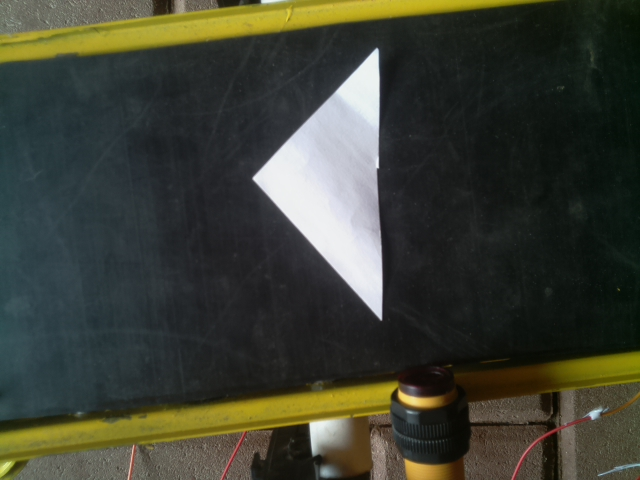
#> input picture image.jpg, 640 x 480 px
$ python canny.py --image ../image.jpg
#> lines starting #> are read from the running program, lines starting #| are printed output that depends on the picture; after the words box and inside, x2 and y2 are one past the last pixel; in counts of white or black regions, pixels touching at a corner belong together
#> further down, image is the input picture: shape (480, 640, 3); mean B, G, R 51.7, 63.3, 60.8
### Canny_Edge_Detection/gaussian_smoothing.py
import numpy as np
import matplotlib.pyplot as plt
import math
from convolution import convolution


def dnorm(x, mu, sd):
    return 1 / (np.sqrt(2 * np.pi) * sd) * np.e ** (-np.power((x - mu) / sd, 2) / 2)


def gaussian_kernel(size, sigma=1, verbose=False):
#> called with size = 9, sigma = 3, verbose = False
    kernel_1D = np.linspace(-(size // 2), size // 2, size)
    for i in range(size):
        kernel_1D[i] = dnorm(kernel_1D[i], 0, sigma)
    kernel_2D = np.outer(kernel_1D.T, kernel_1D.T)

    kernel_2D *= 1.0 / kernel_2D.max()

    if verbose:
        plt.imshow(kernel_2D, interpolation='none', cmap='gray')
        plt.title("Nucleul de convolutie Gaussian ( {}X{} )".format(size, size))
        plt.show()

    return kernel_2D


def gaussian_blur(image, kernel_size, verbose=False):
    kernel = gaussian_kernel(kernel_size, sigma=math.sqrt(kernel_size), verbose=verbose)
    return convolution(image, kernel, average=True, verbose=verbose)

### Canny_Edge_Detection/convolution.py
import numpy as np
import cv2
import matplotlib.pyplot as plt


def convolution(image, kernel, average=False, verbose=False):
#> called with kernel = array of shape (9, 9), average = True, verbose = False
    if len(image.shape) == 3:
        print("Found 3 Channels : {}".format(image.shape))
#| Found 3 Channels : (480, 640, 3)
        image = cv2.cvtColor(image, cv2.COLOR_BGR2GRAY)
#> image: shape (480, 640)
        print("Converted to Gray Channel. Size : {}".format(image.shape))
#| Converted to Gray Channel. Size : (480, 640)
    else:
        print("Image Shape : {}".format(image.shape))

    print("Kernel Shape : {}".format(kernel.shape))

    if verbose:
        plt.imshow(image, cmap='gray')
        plt.title("Imaginea alb-negru")
        plt.show()

    image_row, image_col = image.shape
#> image_row = 480; image_col = 640
    kernel_row, kernel_col = kernel.shape

    output = np.zeros(image.shape)

    pad_height = int((kernel_row - 1) / 2)
    pad_width = int((kernel_col - 1) / 2)

    padded_image = np.zeros((image_row + (2 * pad_height), image_col + (2 * pad_width)))

    padded_image[pad_height:padded_image.shape[0] - pad_height, pad_width:padded_image.shape[1] - pad_width] = image

    if verbose:
        plt.imshow(padded_image, cmap='gray')
        plt.title("Imaginea cu padding")
        plt.show()

    for row in range(image_row):
        for col in range(image_col):
            output[row, col] = np.sum(kernel * padded_image[row:row + kernel_row, col:col + kernel_col])
            if average:
                output[row, col] /= kernel.shape[0] * kernel.shape[1]

    print("Output Image size : {}".format(output.shape))
#| Output Image size : (480, 640)

    if verbose:
        plt.imshow(output, cmap='gray')
        plt.title("Output Image using {}X{} Kernel".format(kernel_row, kernel_col))
        plt.show()

    return output

### Canny_Edge_Detection/sobel.py
import numpy as np
import matplotlib.pyplot as plt
from convolution import convolution


def sobel_edge_detection(image, filter, convert_to_degree=False, verbose=False):
    new_image_x = convolution(image, filter, verbose)
#| Image Shape : (480, 640)
#| Output Image size : (480, 640)

    if verbose:
        plt.imshow(new_image_x, cmap='gray')
        plt.title("Horizontal Edge")
        plt.show()

    new_image_y = convolution(image, np.flip(filter.T, axis=0), verbose)
#> call 3 of convolution, with kernel = array of shape (3, 3), average = False, verbose = False
#| Image Shape : (480, 640)
#| Kernel Shape : (3, 3)
#> after the loop in convolution (call 3), `for row in range(image_row):`:
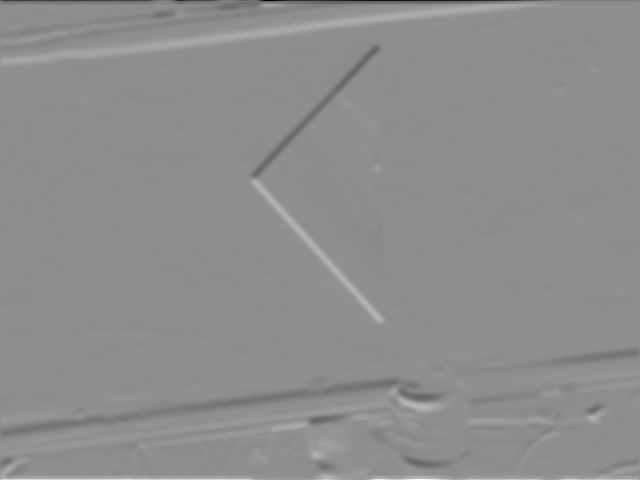
#> output: shape (480, 640) float64; min -302.1, max 239.7, mean 0.1; drawn with min black and max white
#| Output Image size : (480, 640)

    if verbose:
        plt.imshow(new_image_y, cmap='gray')
        plt.title("Vertical Edge")
        plt.show()

    gradient_magnitude = np.sqrt(np.square(new_image_x) + np.square(new_image_y))

    gradient_magnitude *= 255.0 / gradient_magnitude.max()

    if verbose:
        plt.imshow(gradient_magnitude, cmap='gray')
        plt.title("Gradient Magnitude")
        plt.show()

    gradient_direction = np.arctan2(new_image_y, new_image_x)

    if convert_to_degree:
        gradient_direction = np.rad2deg(gradient_direction)
        gradient_direction += 180

    return gradient_magnitude, gradient_direction

### Canny_Edge_Detection/get_contours.py
import cv2
import numpy
from form import Form
import matplotlib.pyplot as plt

def getContours(img, imgContour, ogImage):
    contours, image = cv2.findContours(
        img, cv2.RETR_EXTERNAL, cv2.CHAIN_APPROX_NONE)
    form = None
    for cnt in contours:
        area = cv2.contourArea(cnt)
        print(area)
        areaMin = 5000
        if area > areaMin:
            cv2.drawContours(imgContour, cnt, -1, (255, 0, 255), 7)
            peri = cv2.arcLength(cnt, True)
            approx = cv2.approxPolyDP(cnt, 0.02 * peri, True)
            corners = len(approx)
            area = int(area)

            M = cv2.moments(cnt)
            cX = int(M["m10"] / M["m00"])
            cY = int(M["m01"] / M["m00"])
            hsv = cv2.cvtColor(imgContour, cv2.COLOR_BGR2HSV)
            color = hsv[cY][cX] * [2, 1/2.55, 1/2.55]

            form = Form(corners, area, color)

            # Draw result on image
            x, y, w, h = cv2.boundingRect(approx)
            cv2.rectangle(imgContour, (x, y), (x + w, y + h), (0, 255, 0), 5)
            cv2.putText(imgContour, "Points: " + str(len(approx)), (x - 20, y - 20), cv2.FONT_HERSHEY_COMPLEX, .7,
                        (0, 255, 0), 2)
            cv2.putText(imgContour, "Area: " + str(int(area)), (x - 20, y - 45), cv2.FONT_HERSHEY_COMPLEX, 0.7,
                        (0, 255, 0), 2)

            plt.imshow(imgContour, cmap='gray')
            plt.title("Detectarea marginilor folosind operatorul Canny")
            plt.show()

    return form

### Canny_Edge_Detection/form.py
class Form:
    def __init__(self, corners, area, color):
        self.corners = corners
        self.area = area
        self.color = color

### Canny_Edge_Detection/canny.py
import numpy as np
import cv2
import argparse

from sobel import sobel_edge_detection
from gaussian_smoothing import gaussian_blur
from get_contours import getContours
from resize import resize

import matplotlib.pyplot as plt


def non_max_suppression(gradient_magnitude, gradient_direction, verbose):
#> called with verbose = False
    image_row, image_col = gradient_magnitude.shape
#> image_row = 480; image_col = 640

    output = np.zeros(gradient_magnitude.shape)

    PI = 180

    for row in range(1, image_row - 1):
        for col in range(1, image_col - 1):
            direction = gradient_direction[row, col]

            # (0 - PI/8 and 15PI/8 - 2PI)
            if (0 <= direction < PI / 8) or (15 * PI / 8 <= direction <= 2 * PI):
                before_pixel = gradient_magnitude[row, col - 1]
                after_pixel = gradient_magnitude[row, col + 1]

            elif (PI / 8 <= direction < 3 * PI / 8) or (9 * PI / 8 <= direction < 11 * PI / 8):
                before_pixel = gradient_magnitude[row + 1, col - 1]
                after_pixel = gradient_magnitude[row - 1, col + 1]

            elif (3 * PI / 8 <= direction < 5 * PI / 8) or (11 * PI / 8 <= direction < 13 * PI / 8):
                before_pixel = gradient_magnitude[row - 1, col]
                after_pixel = gradient_magnitude[row + 1, col]

            else:
                before_pixel = gradient_magnitude[row - 1, col - 1]
                after_pixel = gradient_magnitude[row + 1, col + 1]

            if gradient_magnitude[row, col] >= before_pixel and gradient_magnitude[row, col] >= after_pixel:
                output[row, col] = gradient_magnitude[row, col]
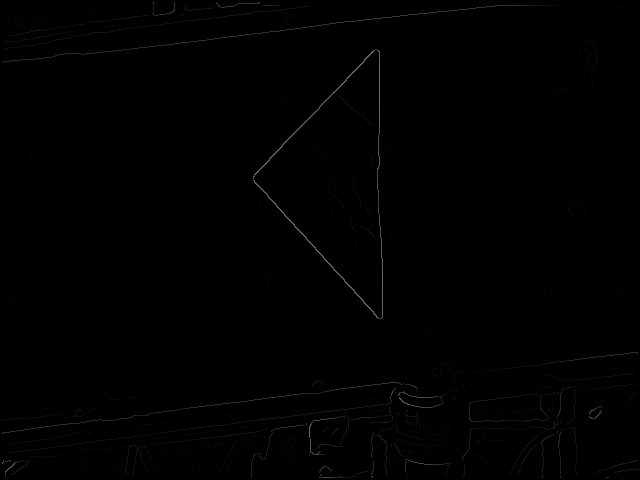
#> output: shape (480, 640) float64; min 0, max 107, mean 1

    if verbose:
        plt.imshow(output, cmap='gray')
        plt.title("Non Max Suppression")
        plt.show()

    return output


def threshold(image, low, high, weak, verbose=False):
#> called with low = 5, high = 20, weak = 50, verbose = False
    output = np.zeros(image.shape)

    strong = 255

    strong_row, strong_col = np.where(image >= high)
#> strong_row = 3566 values from 2 to 477; strong_col = 3566 values, max 637 at index 1560, min 2 at index 799, mean 333.1
    weak_row, weak_col = np.where((image <= high) & (image >= low))
#> weak_row = 4466 values from 5 to 477; weak_col = 4466 values, max 635 at index 2013, min 3 at index 2516, mean 314.6

    output[strong_row, strong_col] = strong
    output[weak_row, weak_col] = weak

    if verbose:
        plt.imshow(output, cmap='gray')
        plt.title("threshold")
        plt.show()

    return output


def hysteresis(image, weak):
#> called with weak = 50
    image_row, image_col = image.shape
#> image_row = 480; image_col = 640

    top_to_bottom = image.copy()

    for row in range(1, image_row):
        for col in range(1, image_col):
            if top_to_bottom[row, col] == weak:
                if top_to_bottom[row, col + 1] == 255 or top_to_bottom[row, col - 1] == 255 or top_to_bottom[row - 1, col] == 255 or top_to_bottom[
                    row + 1, col] == 255 or top_to_bottom[
                    row - 1, col - 1] == 255 or top_to_bottom[row + 1, col - 1] == 255 or top_to_bottom[row - 1, col + 1] == 255 or top_to_bottom[
                    row + 1, col + 1] == 255:
                    top_to_bottom[row, col] = 255
                else:
                    top_to_bottom[row, col] = 0
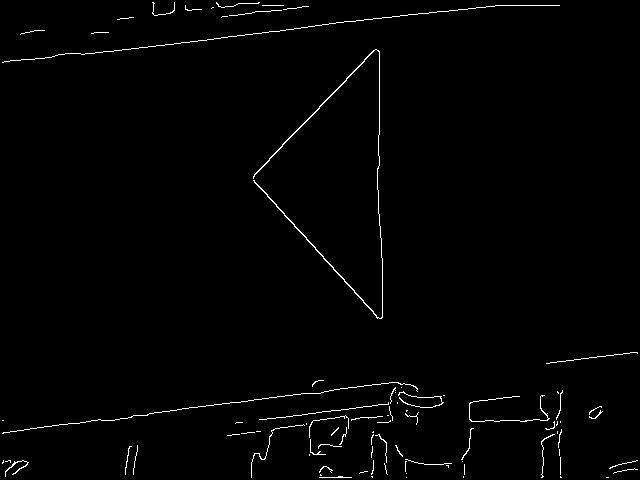
#> top_to_bottom: shape (480, 640) float64; 1.2% white in thin lines or dots

    bottom_to_top = image.copy()

    for row in range(image_row - 1, 0, -1):
        for col in range(image_col - 1, 0, -1):
            if bottom_to_top[row, col] == weak:
                if bottom_to_top[row, col + 1] == 255 or bottom_to_top[row, col - 1] == 255 or bottom_to_top[row - 1, col] == 255 or bottom_to_top[
                    row + 1, col] == 255 or bottom_to_top[
                    row - 1, col - 1] == 255 or bottom_to_top[row + 1, col - 1] == 255 or bottom_to_top[row - 1, col + 1] == 255 or bottom_to_top[
                    row + 1, col + 1] == 255:
                    bottom_to_top[row, col] = 255
                else:
                    bottom_to_top[row, col] = 0
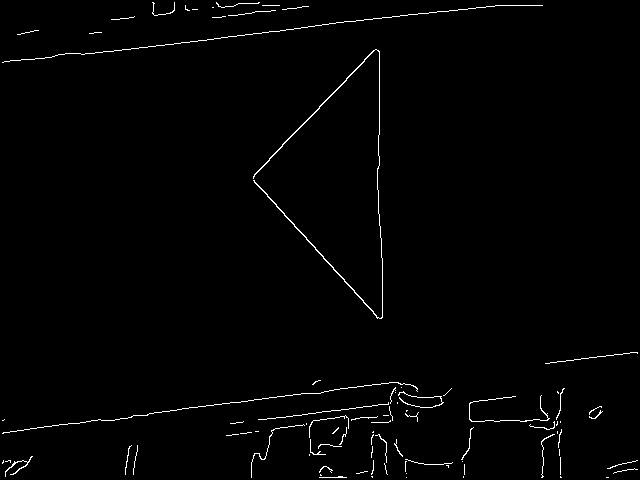
#> bottom_to_top: shape (480, 640) float64; 1.2% white in thin lines or dots

    right_to_left = image.copy()

    for row in range(1, image_row):
        for col in range(image_col - 1, 0, -1):
            if right_to_left[row, col] == weak:
                if right_to_left[row, col + 1] == 255 or right_to_left[row, col - 1] == 255 or right_to_left[row - 1, col] == 255 or right_to_left[
                    row + 1, col] == 255 or right_to_left[
                    row - 1, col - 1] == 255 or right_to_left[row + 1, col - 1] == 255 or right_to_left[row - 1, col + 1] == 255 or right_to_left[
                    row + 1, col + 1] == 255:
                    right_to_left[row, col] = 255
                else:
                    right_to_left[row, col] = 0
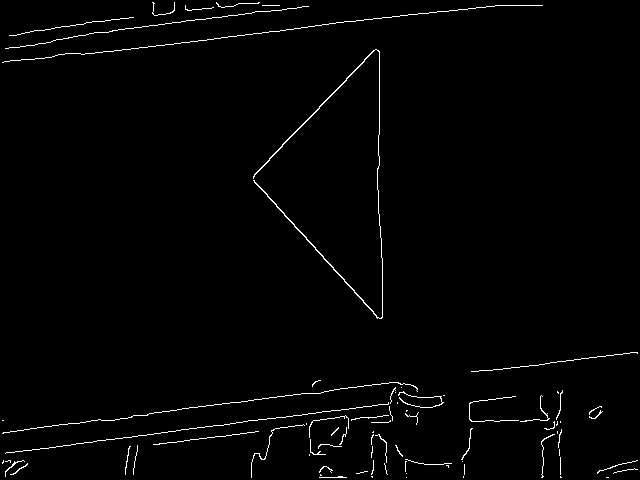
#> right_to_left: shape (480, 640) float64; 1.5% white in thin lines or dots

    left_to_right = image.copy()

    for row in range(image_row - 1, 0, -1):
        for col in range(1, image_col):
            if left_to_right[row, col] == weak:
                if left_to_right[row, col + 1] == 255 or left_to_right[row, col - 1] == 255 or left_to_right[row - 1, col] == 255 or left_to_right[
                    row + 1, col] == 255 or left_to_right[
                    row - 1, col - 1] == 255 or left_to_right[row + 1, col - 1] == 255 or left_to_right[row - 1, col + 1] == 255 or left_to_right[
                    row + 1, col + 1] == 255:
                    left_to_right[row, col] = 255
                else:
                    left_to_right[row, col] = 0
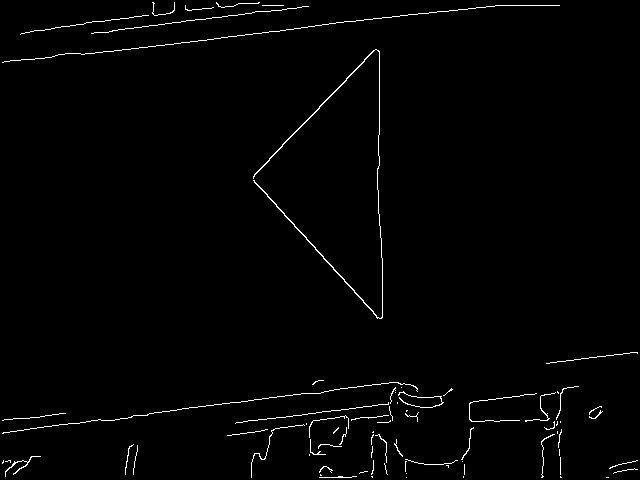
#> left_to_right: shape (480, 640) float64; 1.4% white in thin lines or dots

    final_image = top_to_bottom + bottom_to_top + right_to_left + left_to_right

    final_image[final_image > 255] = 255
#> final_image: shape (480, 640) float64; 1.5% white in thin lines or dots

    return final_image


if __name__ == '__main__':
    ap = argparse.ArgumentParser()
    ap.add_argument("-i", "--image", required=True, help="Path to the image")
    ap.add_argument("-v", "--verbose", type=bool, default=False, help="Path to the image")
    args = vars(ap.parse_args())

    image = cv2.imread(args["image"])


    blurred_image = gaussian_blur(image, kernel_size=9, verbose=args["verbose"])

    edge_filter = np.array([[-1, 0, 1], [-2, 0, 2], [-1, 0, 1]])

    gradient_magnitude, gradient_direction = sobel_edge_detection(blurred_image, edge_filter, convert_to_degree=True, verbose=args["verbose"])

    new_image = non_max_suppression(gradient_magnitude, gradient_direction, verbose=args["verbose"])

    weak = 50

    new_image = threshold(new_image, 5, 20, weak=weak, verbose=args["verbose"])

    new_image = hysteresis(new_image, weak)

    new_image = new_image.astype(np.uint8)
#> new_image: shape (480, 640); 1.5% white in thin lines or dots
    kernel = np.ones((5, 5))
    img_dil = cv2.dilate(new_image, kernel, iterations=1)
#> img_dil: shape (480, 640); 8.5% white; 16 white regions

    plt.imshow(img_dil, cmap='gray')
    plt.title("Canny Edge Detector")
    plt.show()

    form = getContours(img_dil, image, image)
#> in getContours, `contours, image = cv2.findContours( img, cv2.RETR_EXTERNAL, cv2.CHAIN_..`: contours = 15 contours; largest, box (x1, y1, x2, y2) and area: (251, 47, 385, 321) 19408, (0, 380, 455, 480) 7942, (467, 384, 581, 480) 3550, (0, 3, 562, 65) 2480, (3, 0, 311, 51) 1904; image = 15 rows, first 6: [1, -1, -1, -1], [2, 0, -1, -1], [3, 1, -1, -1], [4, 2, -1, -1], [5, 3, -1, -1], [6, 4, -1, -1]
#> the loop in getContours, `for cnt in contours:` made 15 passes
#> (area, peri, approx, corners, cX, cY) on pass 12: (19408, 667.5, [[373, 47], [251, 182], [383, 320]], 3, 336, 181)
#> (area, peri, corners, cX, cY) on pass 9: (7941, 2539.7, 7, 275, 420)
#| 401.5
#| 477.5
#| 323.0
#| 891.0
#| 764.5
#| 296.0
#| 213.5
#| 3549.5
#> (further printed lines are left out)
#> after the loop in getContours, `for cnt in contours:`: hsv: shape (480, 640, 3); mean H, S, V 77.2, 86, 82.3
#> after the loop in getContours, `for cnt in contours:`:
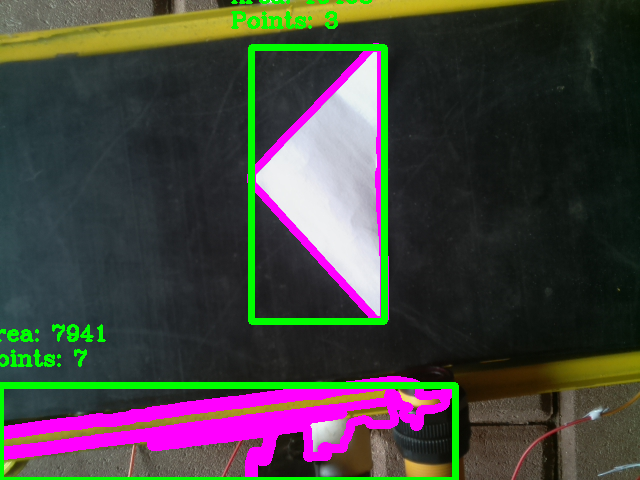
#> imgContour: shape (480, 640, 3); mean B, G, R 62.4, 66.2, 67.6
#> after the loop in getContours, `for cnt in contours:`: M = moments, m00 19408.5, centre m10/m00, m01/m00 = (336.6, 181.8); cX = 336; cY = 181; corners = 3; h = 274; peri = 667.5; w = 133; x = 251; y = 47
    print(form.corners)
#| 3
